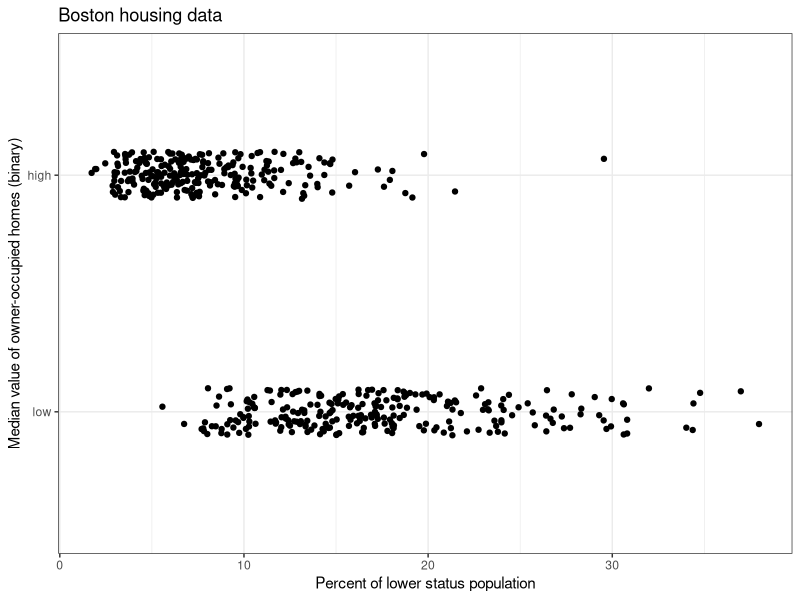
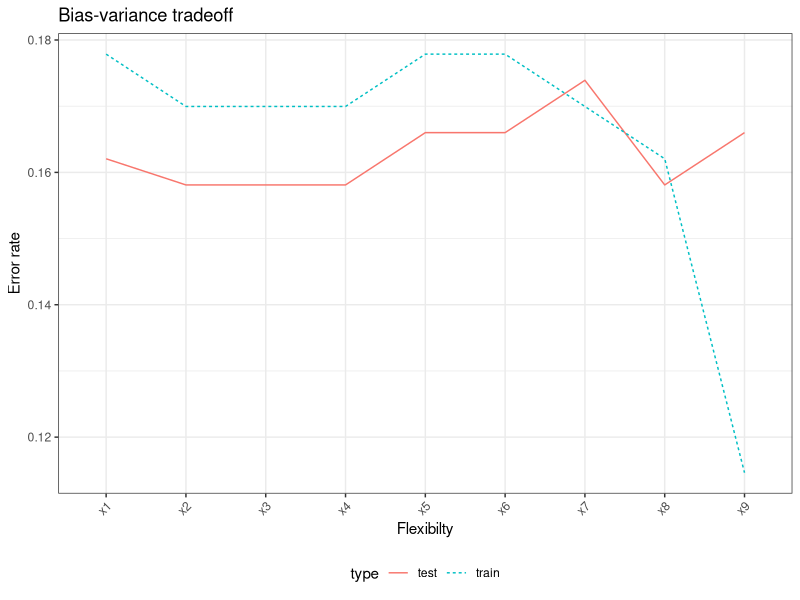
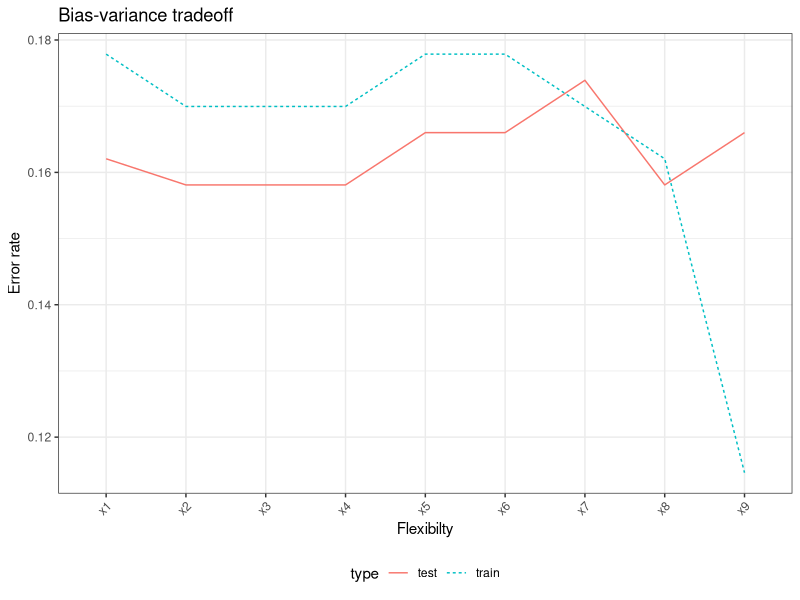

Write the R code that produced these figures, in order.
# author: Jarad Niemi
# date:   2026-09-04
# purpose: example of bias variance trade-off in classification
# ------------------------------------------------------------------------------
library("tidyverse"); theme_set(theme_bw())
# library("MASS") # not needed since we are using MASS::Boston and avoids conflict with select

# Create a binary response variable based on the median value of owner-occupied homes in $1000s
Boston <- MASS::Boston |>
  mutate(
    medv_class = ifelse(medv > median(medv), "high", "low"),
    medv_class = factor(medv_class, levels = c("low", "high"))
  ) |>
  select(-medv) |>
  select(medv_class, lstat, everything()) # reorder columns to put response variable first

# Exploratory data analysis:
g <- ggplot(Boston, aes(x = lstat, y = medv_class)) +
  geom_jitter(height = 0.1) +
  labs(
    x     = "Percent of lower status population",
    y     = "Median value of owner-occupied homes (binary)",
    title = "Boston housing data"
  )

g


set.seed(20260902) # for reproducible results
n <- dim(Boston)[1]
train_index  <- sample.int(n, size = n / 2, replace = FALSE)
train_boston <- Boston[ train_index, ]
test_boston  <- Boston[-train_index, ]


# Fit models and calculate train and test MSE
train_predict <- test_predict <- list()
for (i in 1:9) {
    # Fit a logistic regression model with additional explanatory variables
    m <- glm(medv_class == "high" ~ ., data = train_boston[, 1:(1+i)], family = binomial)
  
    # Predictions are probabilities of "high"
    train_predict[[i]] <- predict(m, newdata = train_boston, type = "response")
    test_predict[[ i]] <- predict(m, newdata =  test_boston, type = "response")
  
    # Use Bayes rule to provide class predictions
    train_predict[[i]] <- ifelse(train_predict[[i]] > 0.5, "high", "low")
    test_predict[[ i]] <- ifelse(test_predict[[ i]] > 0.5, "high", "low")
}


# Train Error Rate
error_train <- train_boston |> 
  dplyr::select(medv_class) |>
  mutate(
    x1 = train_predict[[1]],
    x2 = train_predict[[2]],
    x3 = train_predict[[3]],
    x4 = train_predict[[4]],
    x5 = train_predict[[5]],
    x6 = train_predict[[6]],
    x7 = train_predict[[7]],
    x8 = train_predict[[8]],
    x9 = train_predict[[9]],
  ) |>
  pivot_longer(
    cols      = starts_with("x"),
    names_to  = "model",
    values_to = "prediction"
  ) |>
  mutate(
    prediction = factor(prediction, levels = c("low", "high"))
  ) |>
  group_by(model) |>
  summarize(
    error_rate = mean(medv_class != prediction)    
  )


# Test MSE
error_test <- test_boston |> 
  dplyr::select(medv_class) |>
  mutate(
    x1 = test_predict[[1]],
    x2 = test_predict[[2]],
    x3 = test_predict[[3]],
    x4 = test_predict[[4]],
    x5 = test_predict[[5]],
    x6 = test_predict[[6]],
    x7 = test_predict[[7]],
    x8 = test_predict[[8]],
    x9 = test_predict[[9]]
  ) |>
  pivot_longer(
    cols      = starts_with("x"),
    names_to  = "model",
    values_to = "prediction"
  ) |>
  mutate(
    prediction = factor(prediction, levels = c("low", "high"))
  ) |>
  group_by(model) |>
  summarize(
    error_rate = mean(medv_class != prediction)        
  )


# Plot train and test MSE
error_rate <- bind_rows(
    error_train |> mutate(type = "train"),
    error_test  |> mutate(type = "test" )
)

g_bv <- ggplot(error_rate, aes(x = model, y = error_rate, 
                color = type, linetype = type, group = type)) +
    geom_line() + 
    theme(
      axis.text.x = element_text(angle = 45, hjust = 1),
      legend.position = "bottom") +
    labs(
        x     = "Flexibilty", 
        y     = "Error rate",    
        title = "Bias-variance tradeoff")

g_bv


ggsave(g_bv, filename = "02-3-classification-bias-variance-tradeoff.jpg", 
       width = 6, height = 4, dpi = 300)
